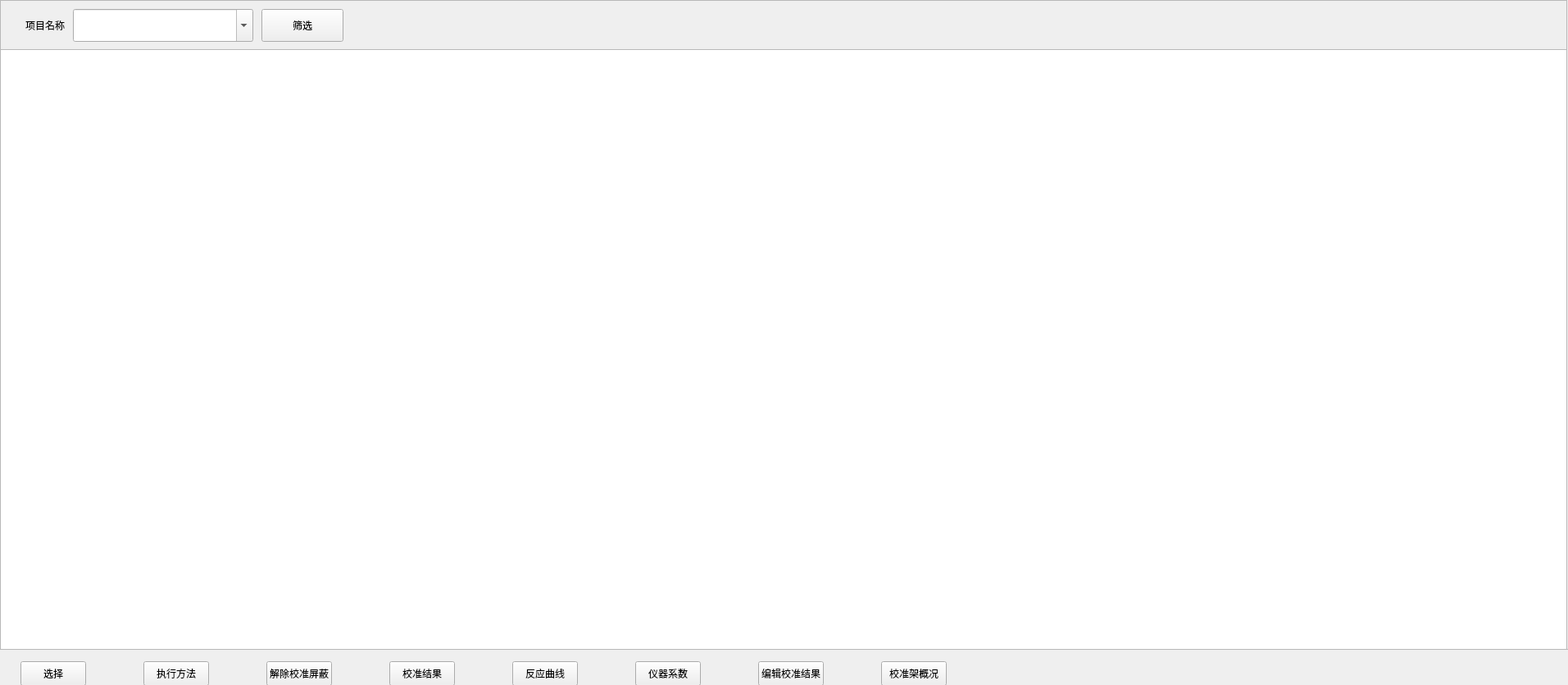
<?xml version="1.0" encoding="UTF-8"?>
<ui version="4.0">
 <class>QCalibrateOverView</class>
 <widget class="QWidget" name="QCalibrateOverView">
  <property name="geometry">
   <rect>
    <x>0</x>
    <y>0</y>
    <width>1913</width>
    <height>836</height>
   </rect>
  </property>
  <property name="windowTitle">
   <string>QCalibrateOverView</string>
  </property>
  <widget class="QTableView" name="tableView">
   <property name="geometry">
    <rect>
     <x>0</x>
     <y>60</y>
     <width>1912</width>
     <height>733</height>
    </rect>
   </property>
   <property name="styleSheet">
    <string notr="true"/>
   </property>
   <property name="horizontalScrollBarPolicy">
    <enum>Qt::ScrollBarAsNeeded</enum>
   </property>
   <property name="autoScroll">
    <bool>true</bool>
   </property>
   <property name="horizontalScrollMode">
    <enum>QAbstractItemView::ScrollPerPixel</enum>
   </property>
   <property name="showGrid">
    <bool>false</bool>
   </property>
   <attribute name="horizontalHeaderDefaultSectionSize">
    <number>180</number>
   </attribute>
   <attribute name="horizontalHeaderHighlightSections">
    <bool>false</bool>
   </attribute>
   <attribute name="horizontalHeaderStretchLastSection">
    <bool>true</bool>
   </attribute>
   <attribute name="verticalHeaderVisible">
    <bool>false</bool>
   </attribute>
   <attribute name="verticalHeaderDefaultSectionSize">
    <number>44</number>
   </attribute>
  </widget>
  <widget class="QFrame" name="line_h">
   <property name="geometry">
    <rect>
     <x>0</x>
     <y>0</y>
     <width>1912</width>
     <height>1</height>
    </rect>
   </property>
   <property name="frameShape">
    <enum>QFrame::StyledPanel</enum>
   </property>
   <property name="frameShadow">
    <enum>QFrame::Raised</enum>
   </property>
   <property name="lines" stdset="0">
    <string notr="true">solid</string>
   </property>
  </widget>
  <widget class="QFrame" name="line_h_2">
   <property name="geometry">
    <rect>
     <x>1</x>
     <y>792</y>
     <width>1912</width>
     <height>1</height>
    </rect>
   </property>
   <property name="frameShape">
    <enum>QFrame::StyledPanel</enum>
   </property>
   <property name="frameShadow">
    <enum>QFrame::Raised</enum>
   </property>
   <property name="lines" stdset="0">
    <string notr="true">solid</string>
   </property>
  </widget>
  <widget class="QFrame" name="line_v">
   <property name="geometry">
    <rect>
     <x>0</x>
     <y>1</y>
     <width>1</width>
     <height>792</height>
    </rect>
   </property>
   <property name="frameShape">
    <enum>QFrame::StyledPanel</enum>
   </property>
   <property name="frameShadow">
    <enum>QFrame::Raised</enum>
   </property>
   <property name="lines" stdset="0">
    <string notr="true">solid</string>
   </property>
  </widget>
  <widget class="QFrame" name="line_v_2">
   <property name="geometry">
    <rect>
     <x>1911</x>
     <y>1</y>
     <width>1</width>
     <height>792</height>
    </rect>
   </property>
   <property name="frameShape">
    <enum>QFrame::StyledPanel</enum>
   </property>
   <property name="frameShadow">
    <enum>QFrame::Raised</enum>
   </property>
   <property name="lines" stdset="0">
    <string notr="true">solid</string>
   </property>
  </widget>
  <widget class="QWidget" name="widget" native="true">
   <property name="geometry">
    <rect>
     <x>25</x>
     <y>807</y>
     <width>1881</width>
     <height>30</height>
    </rect>
   </property>
   <layout class="QHBoxLayout" name="horizontalLayout">
    <property name="spacing">
     <number>70</number>
    </property>
    <property name="leftMargin">
     <number>0</number>
    </property>
    <property name="topMargin">
     <number>0</number>
    </property>
    <property name="rightMargin">
     <number>0</number>
    </property>
    <property name="bottomMargin">
     <number>0</number>
    </property>
    <item>
     <widget class="QPushButton" name="calibrate_sel_btn">
      <property name="minimumSize">
       <size>
        <width>0</width>
        <height>30</height>
       </size>
      </property>
      <property name="text">
       <string>选择</string>
      </property>
      <property name="buttons" stdset="0">
       <string notr="true">flat</string>
      </property>
     </widget>
    </item>
    <item>
     <widget class="QPushButton" name="caliBrateApp_Button">
      <property name="minimumSize">
       <size>
        <width>0</width>
        <height>30</height>
       </size>
      </property>
      <property name="maximumSize">
       <size>
        <width>16777215</width>
        <height>16777215</height>
       </size>
      </property>
      <property name="text">
       <string>执行方法</string>
      </property>
      <property name="buttons" stdset="0">
       <string notr="true">flat</string>
      </property>
     </widget>
    </item>
    <item>
     <widget class="QPushButton" name="unMaskButton">
      <property name="minimumSize">
       <size>
        <width>0</width>
        <height>30</height>
       </size>
      </property>
      <property name="maximumSize">
       <size>
        <width>16777215</width>
        <height>16777215</height>
       </size>
      </property>
      <property name="text">
       <string>解除校准屏蔽</string>
      </property>
      <property name="buttons" stdset="0">
       <string notr="true">flat</string>
      </property>
     </widget>
    </item>
    <item>
     <widget class="QPushButton" name="calibrate_result_btn">
      <property name="minimumSize">
       <size>
        <width>0</width>
        <height>30</height>
       </size>
      </property>
      <property name="maximumSize">
       <size>
        <width>16777215</width>
        <height>16777215</height>
       </size>
      </property>
      <property name="text">
       <string>校准结果</string>
      </property>
      <property name="buttons" stdset="0">
       <string notr="true">flat</string>
      </property>
     </widget>
    </item>
    <item>
     <widget class="QPushButton" name="Reaction_Button">
      <property name="minimumSize">
       <size>
        <width>0</width>
        <height>30</height>
       </size>
      </property>
      <property name="maximumSize">
       <size>
        <width>16777215</width>
        <height>16777215</height>
       </size>
      </property>
      <property name="text">
       <string>反应曲线</string>
      </property>
      <property name="buttons" stdset="0">
       <string notr="true">flat</string>
      </property>
     </widget>
    </item>
    <item>
     <widget class="QPushButton" name="machineFactor">
      <property name="minimumSize">
       <size>
        <width>0</width>
        <height>30</height>
       </size>
      </property>
      <property name="maximumSize">
       <size>
        <width>16777215</width>
        <height>16777215</height>
       </size>
      </property>
      <property name="text">
       <string>仪器系数</string>
      </property>
      <property name="buttons" stdset="0">
       <string notr="true">flat</string>
      </property>
     </widget>
    </item>
    <item>
     <widget class="QPushButton" name="caliFactorEdit_btn">
      <property name="minimumSize">
       <size>
        <width>0</width>
        <height>30</height>
       </size>
      </property>
      <property name="text">
       <string>编辑校准结果</string>
      </property>
      <property name="buttons" stdset="0">
       <string notr="true">flat</string>
      </property>
     </widget>
    </item>
    <item>
     <widget class="QPushButton" name="caliRackOverview_btn">
      <property name="minimumSize">
       <size>
        <width>0</width>
        <height>30</height>
       </size>
      </property>
      <property name="text">
       <string>校准架概况</string>
      </property>
      <property name="buttons" stdset="0">
       <string notr="true">flat</string>
      </property>
     </widget>
    </item>
    <item>
     <spacer name="horizontalSpacer">
      <property name="orientation">
       <enum>Qt::Horizontal</enum>
      </property>
      <property name="sizeHint" stdset="0">
       <size>
        <width>40</width>
        <height>20</height>
       </size>
      </property>
     </spacer>
    </item>
   </layout>
  </widget>
  <widget class="QWidget" name="widget1" native="true">
   <property name="geometry">
    <rect>
     <x>1</x>
     <y>1</y>
     <width>1910</width>
     <height>60</height>
    </rect>
   </property>
   <property name="sizePolicy">
    <sizepolicy hsizetype="Preferred" vsizetype="Preferred">
     <horstretch>1</horstretch>
     <verstretch>1</verstretch>
    </sizepolicy>
   </property>
   <property name="bks" stdset="0">
    <string notr="true">gray</string>
   </property>
   <property name="bordersB" stdset="0">
    <string notr="true">bottom</string>
   </property>
   <layout class="QHBoxLayout" name="horizontalLayout_2">
    <property name="spacing">
     <number>10</number>
    </property>
    <property name="leftMargin">
     <number>30</number>
    </property>
    <property name="topMargin">
     <number>0</number>
    </property>
    <property name="rightMargin">
     <number>0</number>
    </property>
    <property name="bottomMargin">
     <number>0</number>
    </property>
    <item>
     <widget class="QLabel" name="label">
      <property name="minimumSize">
       <size>
        <width>0</width>
        <height>40</height>
       </size>
      </property>
      <property name="maximumSize">
       <size>
        <width>16777215</width>
        <height>40</height>
       </size>
      </property>
      <property name="text">
       <string>项目名称</string>
      </property>
     </widget>
    </item>
    <item>
     <widget class="QFilterComboBox" name="comboBox_projectName">
      <property name="minimumSize">
       <size>
        <width>220</width>
        <height>40</height>
       </size>
      </property>
      <property name="maximumSize">
       <size>
        <width>16777215</width>
        <height>40</height>
       </size>
      </property>
      <property name="focusPolicy">
       <enum>Qt::ClickFocus</enum>
      </property>
      <property name="toolTipDuration">
       <number>0</number>
      </property>
      <property name="styleSheet">
       <string notr="true"/>
      </property>
      <property name="editable">
       <bool>true</bool>
      </property>
      <property name="currentText">
       <string/>
      </property>
      <property name="currentIndex">
       <number>-1</number>
      </property>
      <property name="insertPolicy">
       <enum>QComboBox::NoInsert</enum>
      </property>
      <property name="borders" stdset="0">
       <string notr="true">radius</string>
      </property>
     </widget>
    </item>
    <item>
     <widget class="QPushButton" name="pushButton_search">
      <property name="minimumSize">
       <size>
        <width>100</width>
        <height>40</height>
       </size>
      </property>
      <property name="maximumSize">
       <size>
        <width>16777215</width>
        <height>40</height>
       </size>
      </property>
      <property name="text">
       <string>筛选</string>
      </property>
      <property name="buttons" stdset="0">
       <string notr="true">flat_btn</string>
      </property>
     </widget>
    </item>
    <item>
     <spacer name="horizontalSpacer_2">
      <property name="orientation">
       <enum>Qt::Horizontal</enum>
      </property>
      <property name="sizeHint" stdset="0">
       <size>
        <width>40</width>
        <height>20</height>
       </size>
      </property>
     </spacer>
    </item>
   </layout>
  </widget>
 </widget>
 <layoutdefault spacing="6" margin="11"/>
 <customwidgets>
  <customwidget>
   <class>QFilterComboBox</class>
   <extends>QComboBox</extends>
   <header>shared/QFilterComboBox.h</header>
  </customwidget>
 </customwidgets>
 <resources/>
 <connections/>
</ui>
